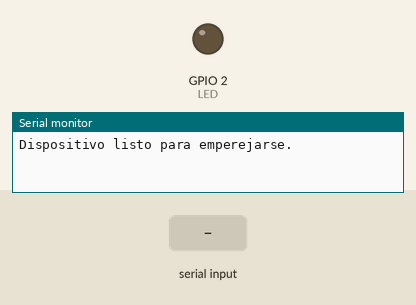
Simulated run of this program. Board: ESP32. Shown: output pins drawn as LEDs (lit = HIGH), the last lines printed to the serial monitor. Inputs (shaded band) come from the test bench. Nothing arrives over Bluetooth unless stated.

Above: at 1.2 s.
1.3 s: "LED_1\n" received over the second serial link
At 1.8 s:
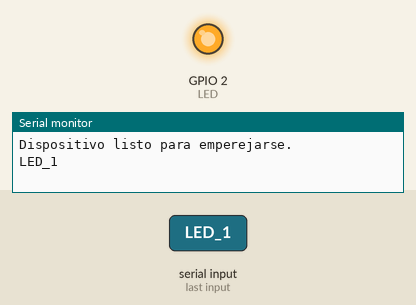
2.8 s: "LED_0\n" received over the second serial link
At 4.2 s:
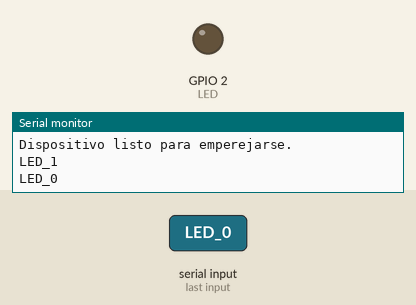
Timing chart, 0 to 5.8 s (numbered marks = the images above; inputs shaded):
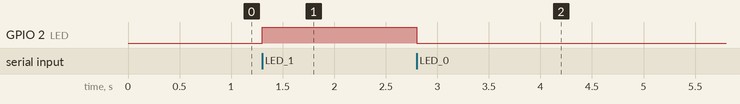

The program:

main.cpp
```cpp
#include <Arduino.h>
#include <BluetoothSerial.h>

#define LED 2

BluetoothSerial serialBT;

void setup()
{
  pinMode(LED, OUTPUT);
  digitalWrite(LED, LOW);
  Serial.begin(115200);
  serialBT.begin("BT_Alfonso");
  Serial.println("Dispositivo listo para emperejarse.");
}

void loop()
{
  // if (Serial.available() > 0)
  // {
  //   serialBT.write(Serial.read());
  // }

  if (serialBT.available())
  {
    String btRead = serialBT.readStringUntil('\n');
    btRead.trim();
    if (btRead == "LED_1")
    {
      digitalWrite(LED, HIGH);
    }
    if (btRead == "LED_0")
    {
      digitalWrite(LED, LOW);
    }
    Serial.println(btRead);
  }
}
```

Measured:
- after the input at 1.3 s, GPIO 2 (LED): LOW → HIGH at once
- after the input at 2.8 s, GPIO 2 (LED): HIGH → LOW at once
